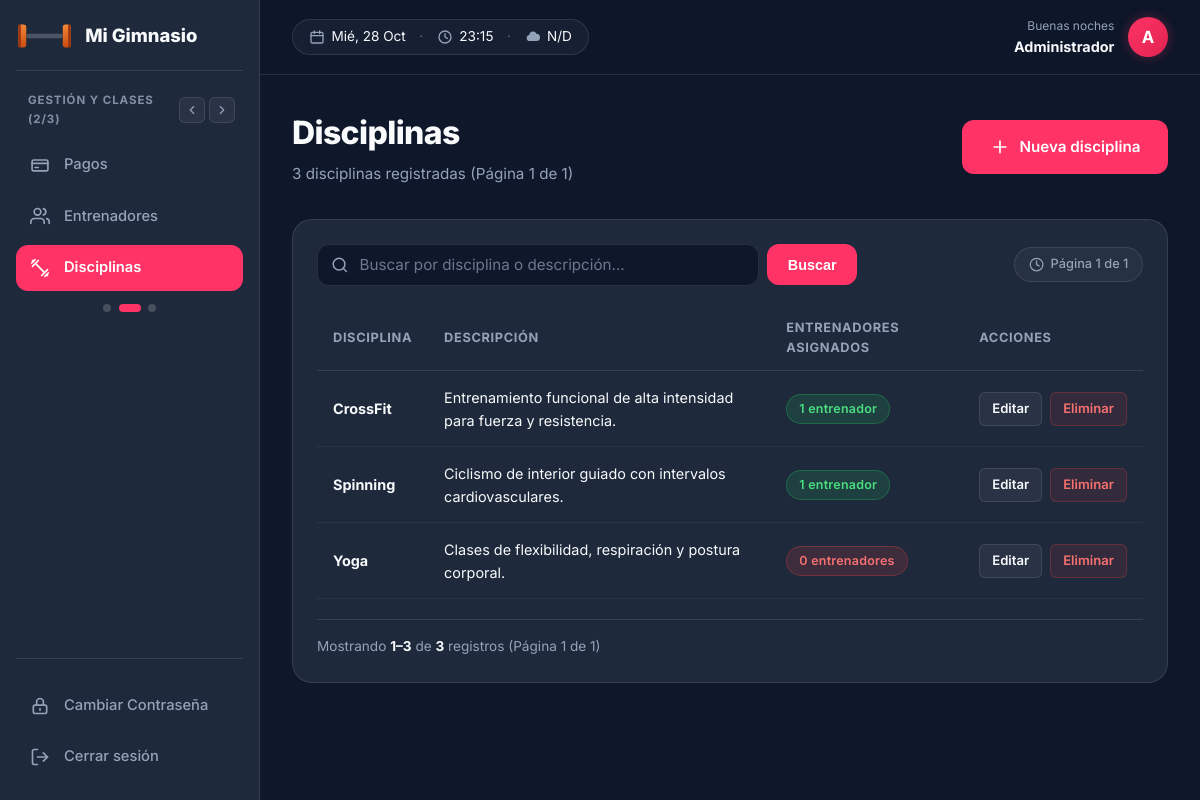
Screenshot of /panel/disciplinas.php (signed in) with the database file from the repository.
### tables this page shows
CREATE TABLE IF NOT EXISTS disciplinas (
    id_disciplina INT AUTO_INCREMENT PRIMARY KEY,
    disciplina VARCHAR(150) NOT NULL,
    descripcion TEXT
);

### panel/disciplinas.php (the view, shortened to what this page needs)
<?php
require_once __DIR__ . '/includes/paginacion.php';
$pdo = conectarDB();
$busqueda = trim($_GET['busqueda'] ?? '');
$params = [];
$whereSql = '';
$sqlCount = "SELECT COUNT(*) FROM disciplinas d $whereSql";
$stmtCount = $pdo->prepare($sqlCount);
$stmtCount->execute($params);
$totalRegistros = (int)$stmtCount->fetchColumn();
$paginacion = calcularPaginacion($totalRegistros, 15);
$sqlDisciplinas = "
    SELECT d.id_disciplina, d.disciplina, d.descripcion, COUNT(ed.id_entrenador_disciplina) AS total_entrenadores
    FROM disciplinas d
    LEFT JOIN entrenadoresxdisciplinas ed ON d.id_disciplina = ed.id_disciplina
    $whereSql
    GROUP BY d.id_disciplina, d.disciplina, d.descripcion
    ORDER BY d.disciplina
    LIMIT {$paginacion['por_pagina']} OFFSET {$paginacion['offset']}
";
$stmtDisciplinas = $pdo->prepare($sqlDisciplinas);
$stmtDisciplinas->execute($params);
$disciplinas = $stmtDisciplinas->fetchAll();
require __DIR__ . '/includes/layout_inicio.php';
?>
<div class="panel-header">
    <div>
        <h1 class="titulo-pagina">Disciplinas</h1>
        <div class="subt">
            <?php if ($busqueda !== ''): ?>
                <?= $totalRegistros ?> disciplina<?= $totalRegistros === 1 ? '' : 's' ?> encontrada<?= $totalRegistros === 1 ? '' : 's' ?> (Página <?= $paginacion['pagina'] ?> de <?= $paginacion['total_paginas'] ?>)
            <?php else: ?>
                <?= $totalRegistros ?> disciplina<?= $totalRegistros === 1 ? '' : 's' ?> registrada<?= $totalRegistros === 1 ? '' : 's' ?> (Página <?= $paginacion['pagina'] ?> de <?= $paginacion['total_paginas'] ?>)
            <?php endif; ?>
        </div>
    </div>
    <a href="disciplinas_form.php" class="btn btn-primary">
        <svg class="icon" viewBox="0 0 24 24"><path d="M12 5v14M5 12h14"/></svg>
        Nueva disciplina
    </a>
</div>
<div class="panel-bloque">
    <div class="barra-busqueda">
        <form action="disciplinas.php" method="GET" class="form-busqueda">
            <div class="campo-icono">
                <input type="search" name="busqueda" class="form-control con-icono"
                       placeholder="Buscar por disciplina o descripción..."
                       value="<?= htmlspecialchars($busqueda) ?>"
                       onsearch="if(this.value=='') this.form.submit();">
            </div>
            <button type="submit" class="btn btn-primary" title="Buscar">Buscar</button>
        </form>
        <div class="badge-limite" title="Listado paginado de a <?= $paginacion['por_pagina'] ?> registros por página">
            <svg class="icon" viewBox="0 0 24 24"><circle cx="12" cy="12" r="10"/><polyline points="12 6 12 12 16 14"/></svg>
            <span>Página <?= $paginacion['pagina'] ?> de <?= $paginacion['total_paginas'] ?></span>
        </div>
    </div>
    <div class="tabla-scroll">
        <table class="tabla">
            <thead>
                <tr>
                    <th>Disciplina</th>
                    <th>Descripción</th>
                    <th>Entrenadores Asignados</th>
                    <th>Acciones</th>
                </tr>
            </thead>
            <tbody>
                <?php if (empty($disciplinas)): ?>
                    <tr>
                        <td colspan="4" class="celda-vacia">
                            <?= $busqueda !== '' ? 'No se encontraron disciplinas para "' . htmlspecialchars($busqueda) . '".' : 'No hay disciplinas cargadas todavía.' ?>
                        </td>
                    </tr>
                <?php else: ?>
                    <?php foreach ($disciplinas as $d): ?>
                        <tr>
                            <td><strong><?= htmlspecialchars($d['disciplina']) ?></strong></td>
                            <td><?= htmlspecialchars($d['descripcion'] ?? '-') ?></td>
                            <td>
                                <span class="badge <?= $d['total_entrenadores'] > 0 ? 'activo' : 'inactivo' ?>">
                                    <?= (int)$d['total_entrenadores'] ?> entrenador<?= $d['total_entrenadores'] == 1 ? '' : 'es' ?>
                                </span>
                            </td>
                            <td>
                                <div class="acciones">
                                    <a class="btn-accion btn-editar" href="disciplinas_form.php?id=<?= (int)$d['id_disciplina'] ?>">Editar</a>
                                    <form action="disciplinas_baja.php" method="POST" onsubmit="return confirm('¿Seguro que querés eliminar la disciplina <?= htmlspecialchars($d['disciplina'], ENT_QUOTES) ?>?');" style="display:inline;">
                                        <button type="submit" class="btn-accion btn-baja">Eliminar</button>
                                    </form>
                                </div>
                            </td>
                        </tr>
                    <?php endforeach; ?>
                <?php endif; ?>
            </tbody>
        </table>
    </div>
</div>
<?php require __DIR__ . '/includes/layout_fin.php'; ?>

### assets/css/base.css (style rules this page uses)
:root { --color-primary: #ff3366; --color-primary-hover: #e02452; --color-bg-dark: #0f172a; --color-bg-card: #1e293b; --color-bg-light: #f8fafc; --color-text-main: #f8fafc; --color-text-muted: #94a3b8; --color-text-dark: #0f172a; --color-border: rgba(255, 255, 255, 0.1); --color-whatsapp: #25d366; --color-whatsapp-hover: #20ba5a; --font-main: 'Inter', -apple-system, BlinkMacSystemFont, 'Segoe UI', Roboto, sans-serif; --font-display: 'Playfair Display', Georgia, serif; --radius-sm: 6px; --radius-md: 12px; --radius-lg: 20px; --radius-full: 9999px; --shadow-sm: 0 2px 8px rgba(0, 0, 0, 0.15); --shadow-md: 0 8px 24px rgba(0, 0, 0, 0.25); --shadow-glow: 0 0 25px rgba(255, 51, 102, 0.35); --transition-fast: 0.2s ease; --transition-smooth: 0.3s cubic-bezier(0.4, 0, 0.2, 1); }
* { margin: 0; padding: 0; box-sizing: border-box; }
html { scroll-behavior: smooth; }
body { font-family: var(--font-main); background-color: var(--color-bg-dark); color: var(--color-text-main); line-height: 1.6; overflow-x: hidden; }
a { text-decoration: none; color: inherit; transition: color var(--transition-fast); }

### assets/css/components.css (style rules this page uses)
.icon { width: 1.25rem; height: 1.25rem; stroke: currentColor; stroke-width: 2; stroke-linecap: round; stroke-linejoin: round; fill: none; display: inline-block; flex-shrink: 0; }
.btn { display: inline-flex; align-items: center; justify-content: center; gap: 0.6rem; padding: 0.8rem 1.6rem; border-radius: var(--radius-md); font-size: 0.95rem; font-weight: 600; cursor: pointer; border: 2px solid transparent; transition: all var(--transition-smooth); text-align: center; }
.campo-icono { position: relative; display: flex; align-items: center; width: 100%; }
.form-control.con-icono { padding-left: 2.6rem; }
.barra-busqueda { display: flex; justify-content: space-between; align-items: center; gap: 1rem; margin-bottom: 1.25rem; flex-wrap: wrap; }
.form-busqueda { display: flex; align-items: center; gap: 0.5rem; flex: 1; max-width: 540px; }
.form-busqueda .campo-icono { flex: 1; }
.form-busqueda .form-control { padding-top: 0.65rem; padding-bottom: 0.65rem; }
.form-busqueda .btn { padding: 0.65rem 1.15rem; font-size: 0.9rem; white-space: nowrap; }
.badge-limite { display: inline-flex; align-items: center; gap: 0.4rem; font-size: 0.8rem; font-weight: 500; color: var(--color-text-muted); background-color: rgba(255, 255, 255, 0.04); padding: 0.4rem 0.85rem; border-radius: var(--radius-full); border: 1px solid var(--color-border); }
.badge-limite .icon { width: 0.95rem; height: 0.95rem; }

### assets/css/login.css (style rules this page uses)
.campo-icono { position: relative; display: flex; align-items: center; }
.campo-icono input::placeholder { color: var(--color-text-muted); opacity: 0.7; }
.btn-primary { background-color: var(--color-primary); color: #ffffff; }

### rows the page displays
disciplinas: disciplina "CrossFit", descripcion "Entrenamiento funcional de alta intensidad para fuerza y resistencia.", total_entrenadores "1"
disciplinas: disciplina "Spinning", descripcion "Ciclismo de interior guiado con intervalos cardiovasculares.", total_entrenadores "1"
disciplinas: disciplina "Yoga", descripcion "Clases de flexibilidad, respiración y postura corporal.", total_entrenadores "0"

### other values shown
GYM_NOMBRE "Mi Gimnasio"
$nombreUsuario "Administrador"
$inicial "A"
$totalRegistros "3"
$paginacion['pagina'] "1"
$paginacion['total_paginas'] "1"
$pag['desde'] "1"
$pag['hasta'] "3"
$pag['total'] "3"
$pag['pagina'] "1"
$pag['total_paginas'] "1"
